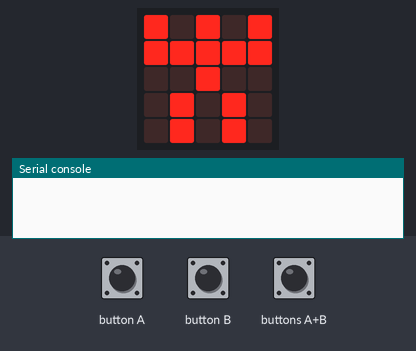
The program below on a simulated BBC micro:bit (MakeCode). Shown: the board's 5×5 LED display, the last lines printed to the serial console. Inputs (shaded band) come from the test bench. No radio messages arrive unless stated (any console line starting 'radio sent:' is added by the test bench).

Above: at 0.2 s.
At 1.2 s:
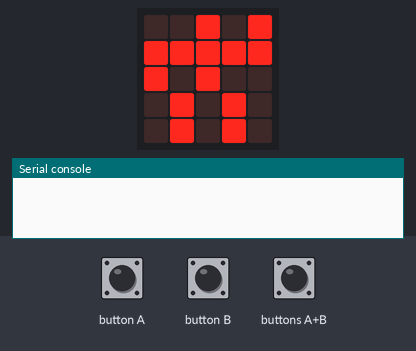
1.3 s: button A pressed for 0.15 s
At 2.21 s:
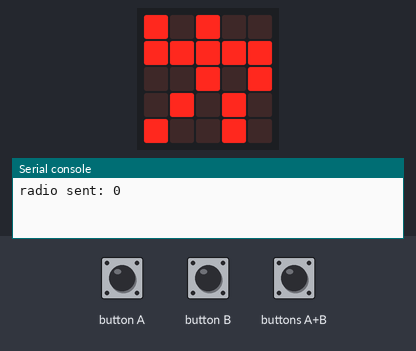
Timing chart, 0 to 4.3 s (numbered marks = the images above; inputs shaded):
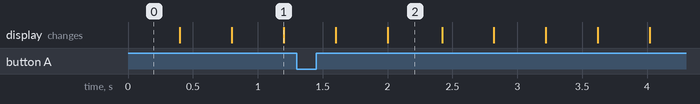

Measured:
- what the display in image 1 shows lasts 0.4 s, from 0.8 s to 1.2 s

The program:

main.ts
```typescript
input.onButtonPressed(Button.A, function () {
    radio.sendNumber(0)
})
input.onButtonPressed(Button.AB, function () {
    radio.sendNumber(2)
})
input.onButtonPressed(Button.B, function () {
    radio.sendNumber(1)
})
radio.setGroup(1)
basic.forever(function () {
    basic.showLeds(`
        # . # . #
        # # # # #
        . . # . .
        . # . # .
        . # . # .
        `)
    basic.showLeds(`
        . . # . .
        # # # # #
        # . # . #
        . # . # .
        . # . # .
        `)
    basic.showLeds(`
        . . # . #
        # # # # #
        # . # . .
        . # . # .
        . # . # .
        `)
    basic.showLeds(`
        # . # . .
        # # # # #
        . . # . #
        . # . # .
        . # . # .
        `)
    basic.showLeds(`
        . . # . #
        # # # # #
        # . # . .
        . # . # .
        . # . . #
        `)
    basic.showLeds(`
        # . # . .
        # # # # #
        . . # . #
        . # . # .
        # . . # .
        `)
})
```

test.ts
```typescript
// テストはここに来ます。このパッケージが拡張機能として使用されるときにはコンパイルされません。
```
